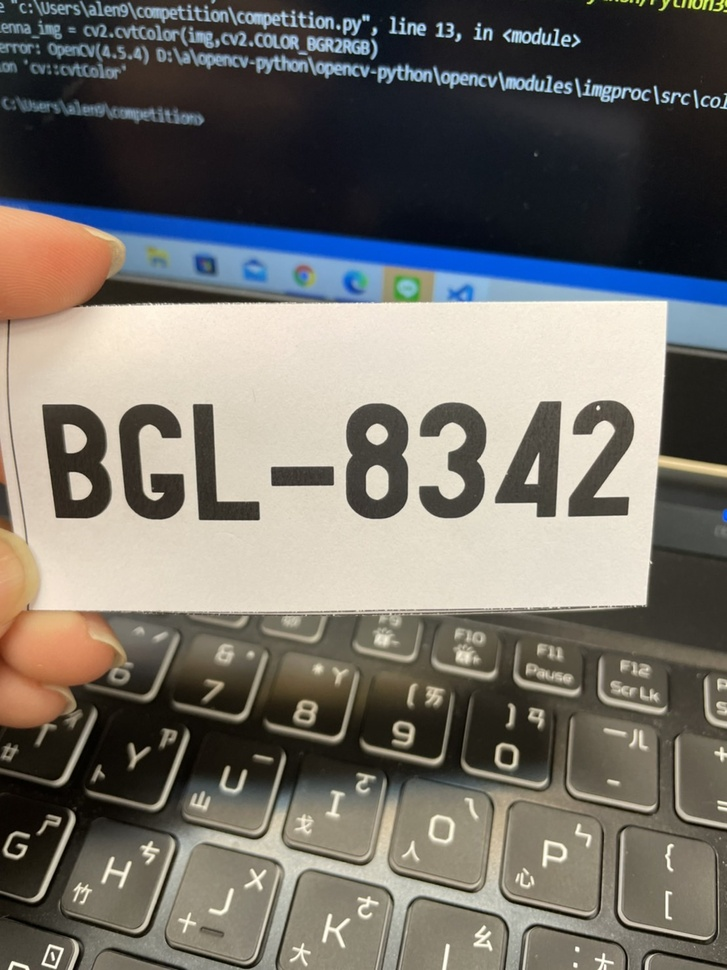
#> input picture 123.jpg, 727 x 970 px, shrunk from 1108 x 1478 before the run
$ python competition.py   (older library calls are emulated)
#> lines starting #> are read from the running program, lines starting #| are printed output that depends on the picture; after the words box and inside, x2 and y2 are one past the last pixel; in counts of white or black regions, pixels touching at a corner belong together
#encoding:utf-8
#BY：Eastmount CSDN 2018-08-06
import cv2
import numpy as np
import matplotlib.pyplot as plt

#讀取圖片
imagePath = '123.jpg'
img = cv2.imread(imagePath)
#> img is the input picture: shape (970, 727, 3); mean B, G, R 105.7, 112.3, 115.6

#opencv預設的imread是以BGR的方式進行儲存的
lenna_img = cv2.cvtColor(img,cv2.COLOR_BGR2RGB)

#灰度影象處理
GrayImage = cv2.cvtColor(img,cv2.COLOR_BGR2GRAY)
print(u"讀入lenna圖的shape為", GrayImage.shape)
#| 讀入lenna圖的shape為 (970, 727)

#直方圖均衡化
#equ = cv2.equalizeHist(gray)

#高斯平滑 去噪
Gaussian = cv2.GaussianBlur(GrayImage, (3, 3), 0, 0, cv2.BORDER_DEFAULT)
#Gaussian = cv2.GaussianBlur(GrayImage, (9, 9),0)

#中值濾波
Median = cv2.medianBlur(Gaussian, 5)

#Sobel運算元 XY方向求梯度 cv2.CV_8U
x = cv2.Sobel(Median, cv2.CV_32F, 1, 0, ksize = 3) #X方向
y = cv2.Sobel(Median, cv2.CV_32F, 0, 1, ksize = 3) #Y方向
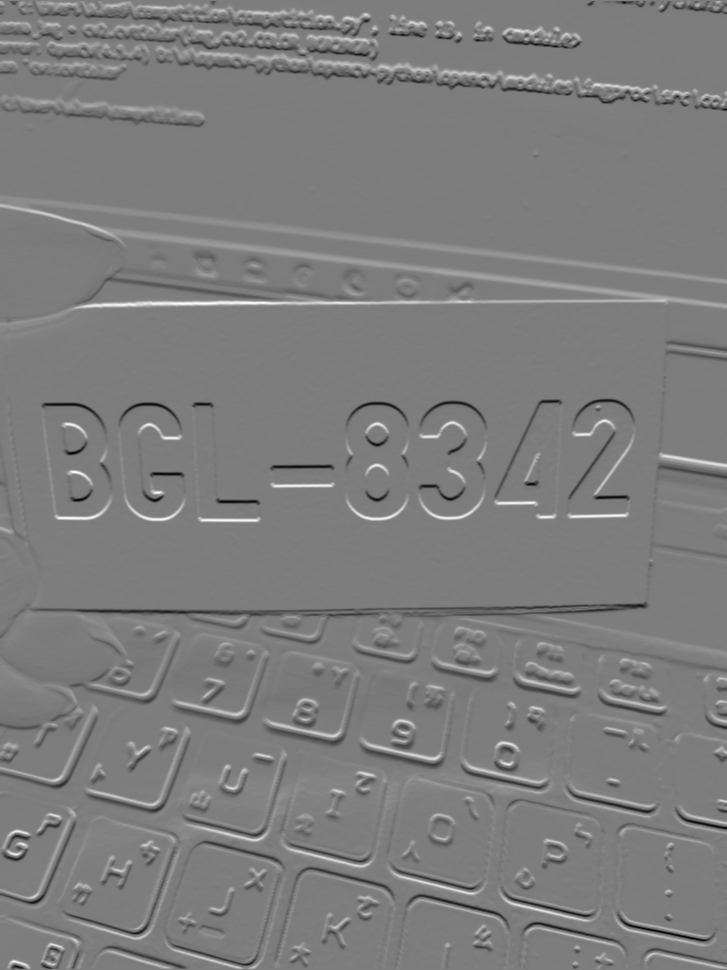
#> y: shape (970, 727) float32; min -467, max 484, mean 0.6; drawn with min black and max white
#absX = cv2.convertScaleAbs(x)   # 轉回uint8
#absY = cv2.convertScaleAbs(y)
#Sobel = cv2.addWeighted(absX, 0.5, absY, 0.5, 0)
gradient = cv2.subtract(x, y)
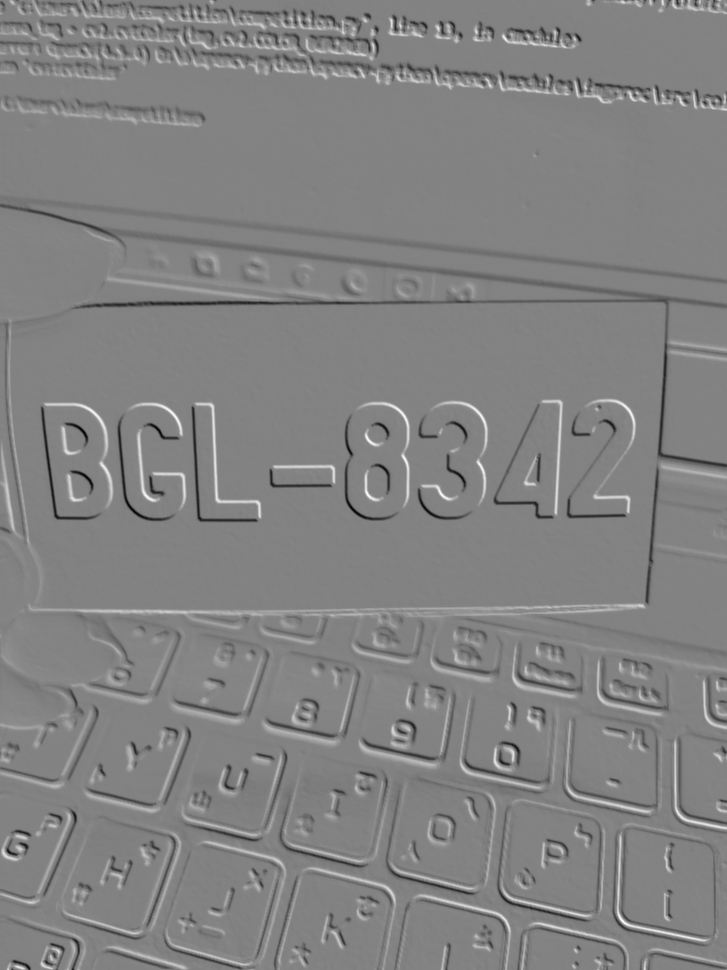
#> gradient: shape (970, 727) float32; min -668, max 638, mean -0.9; drawn with min black and max white
Sobel = cv2.convertScaleAbs(gradient)
cv2.imshow('dilation2', Sobel)
cv2.waitKey(0)

#二值化處理 周圍畫素影響
blurred = cv2.GaussianBlur(Sobel, (9, 9),0) #再進行一次高斯去噪
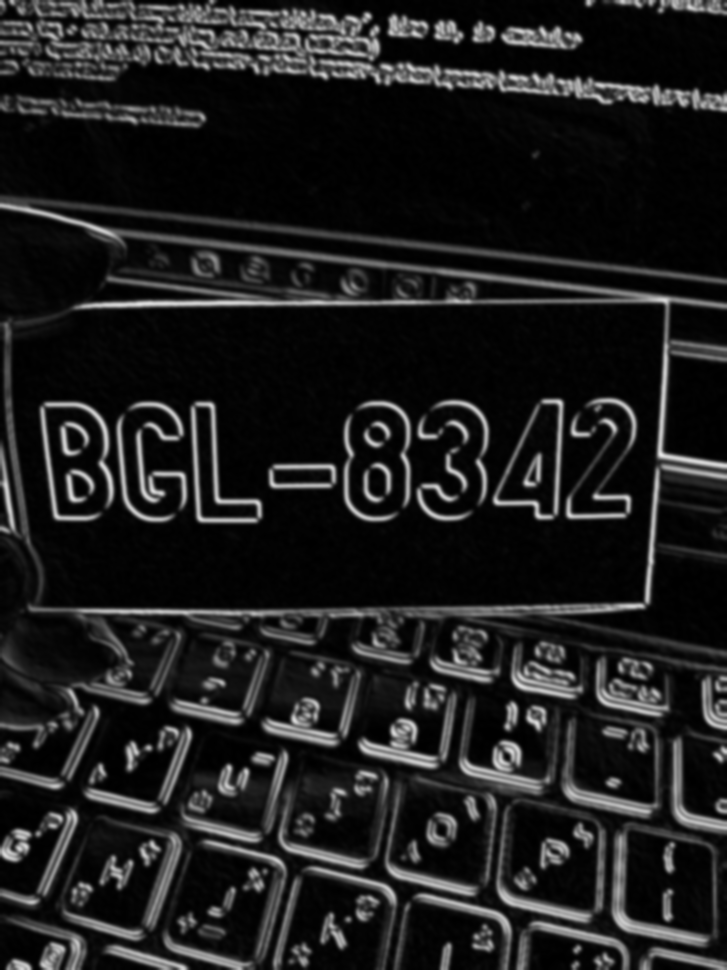
#> blurred: shape (970, 727); min 0, max 229, mean 30.5
#注意170可以替換的
ret, Binary = cv2.threshold(blurred , 170, 255, cv2.THRESH_BINARY)
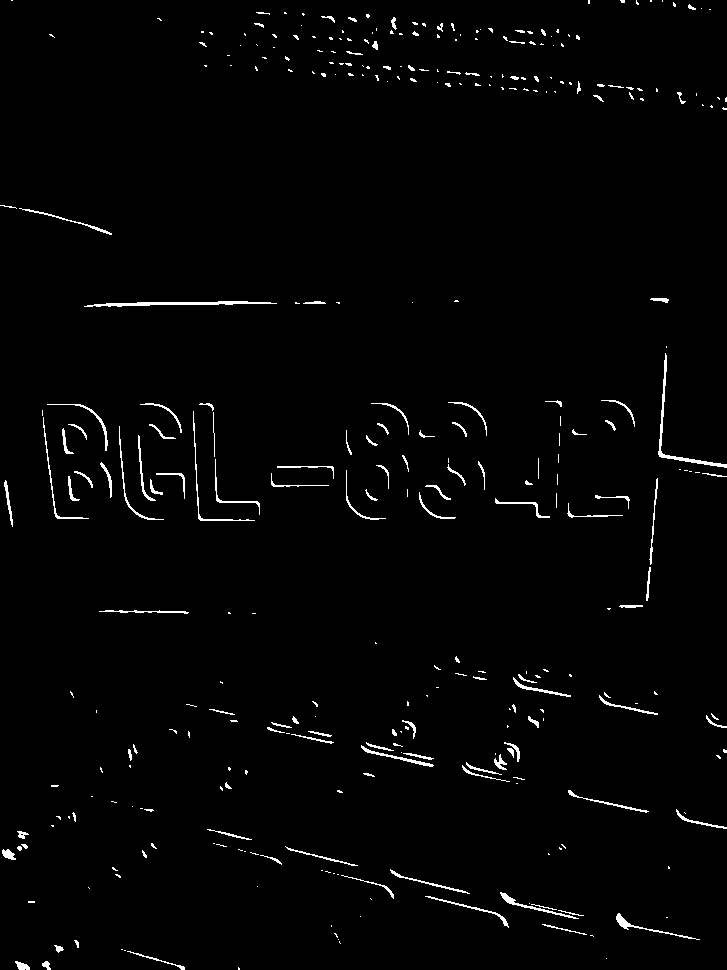
#> Binary: shape (970, 727); 1.7% white in thin lines or dots
#cv2.imshow('dilation2', Binary)
cv2.waitKey(0)

# 膨脹和腐蝕操作的核函式
element1 = cv2.getStructuringElement(cv2.MORPH_RECT, (9, 1))
element2 = cv2.getStructuringElement(cv2.MORPH_RECT, (9, 7))
# 膨脹一次，讓輪廓突出
Dilation = cv2.dilate(Binary, element2, iterations = 1)
#> Dilation: shape (970, 727); 10.3% white; 182 white regions, largest, box (x1, y1, x2, y2) and area: (189, 400, 264, 524) 3118, (38, 401, 112, 522) 2398, (654, 343, 727, 480) 2364
# 腐蝕一次，去掉細節
Erosion = cv2.erode(Dilation, element1, iterations = 1)
#> Erosion: shape (970, 727); 5.7% white; 192 white regions (36 under 20 px), largest, box (x1, y1, x2, y2) and area: (84, 298, 277, 310) 1733, (462, 739, 525, 787) 1267, (193, 400, 260, 524) 1254
# 再次膨脹，讓輪廓明顯一些
Dilation2 = cv2.dilate(Erosion, element2,iterations = 3)
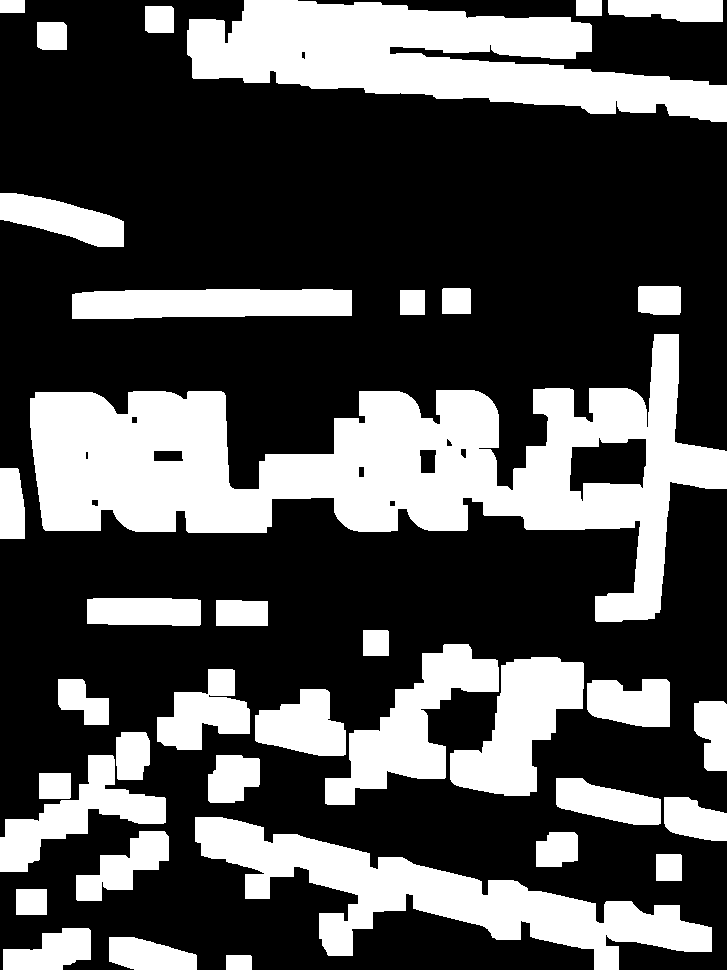
#> Dilation2: shape (970, 727); 31.9% white; 37 white regions, largest, box (x1, y1, x2, y2) and area: (30, 334, 727, 622) 74841, (187, 0, 727, 122) 36349, (195, 817, 712, 970) 25374
#cv2.imshow('Dilation2 ', Dilation2)
cv2.waitKey(0)


##########################################

#建立一個橢圓核函式
kernel = cv2.getStructuringElement(cv2.MORPH_ELLIPSE, (25, 25))
#執行影象形態學, 細節直接查文件，很簡單
closed = cv2.morphologyEx(Binary, cv2.MORPH_CLOSE, kernel)
#> closed: shape (970, 727); 7% white; 93 white regions (46 under 20 px), largest, box (x1, y1, x2, y2) and area: (42, 403, 260, 521) 12497, (240, 12, 658, 102) 9450, (260, 846, 594, 937) 3442
closed = cv2.erode(closed, None, iterations=4)
#> closed: shape (970, 727); 2.5% white; 43 white regions (12 under 20 px), largest, box (x1, y1, x2, y2) and area: (49, 408, 256, 517) 7294, (301, 19, 423, 76) 3065, (275, 470, 343, 483) 758
closed = cv2.dilate(closed, None, iterations=4)
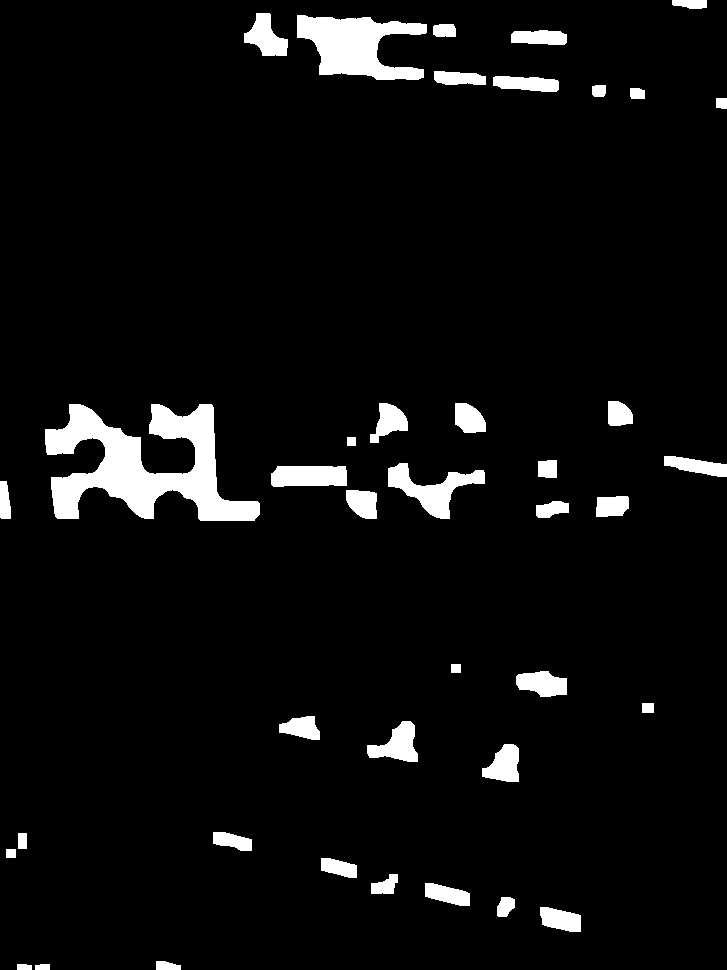
#> closed: shape (970, 727); 5.4% white; 40 white regions
#cv2.imshow('erode dilate', closed)
cv2.waitKey(0)

##########################################


#顯示圖形
titles = ['Source Image','Gray Image', 'Gaussian Image', 'Median Image',
          'Sobel Image', 'Binary Image', 'Dilation Image', 'Erosion Image', 'Dilation2 Image']
images = [lenna_img, GrayImage, Gaussian,
          Median, Sobel, Binary,
          Dilation, Erosion, closed]
for i in xrange(9):
   plt.subplot(3,3,i+1),plt.imshow(images[i],'gray')
   plt.title(titles[i])
   plt.xticks([]),plt.yticks([])
plt.show()

#cv2.imshow('Gray', GrayImage)
cv2.waitKey(0)

"""
接下來使用Dilation2圖片確定車牌的輪廓
這裡opencv3返回的是三個引數
  引數一：二值化影象
  引數二：輪廓型別 檢測的輪廓不建立等級關係
  引數三：處理近似方法  例如一個矩形輪廓只需4個點來儲存輪廓資訊
"""
(_, cnts, _) = cv2.findContours(closed.copy(),
                                cv2.RETR_LIST,               #RETR_TREE
                                cv2.CHAIN_APPROX_SIMPLE)
#> cnts = 40 contours; largest, box (x1, y1, x2, y2) and area: (45, 404, 260, 521) 11572, (297, 15, 427, 80) 4846, (388, 463, 485, 519) 1973, (271, 466, 347, 487) 1394, (367, 721, 418, 762) 1100

#畫出輪廓
c = sorted(cnts, key=cv2.contourArea, reverse=True)[0]
#> c = contour of 294 points, box (x1, y1, x2, y2) (45, 404, 260, 521), area 11572
print(c)
#> (printed output is left out)

#compute the rotated bounding box of the largest contour
rect = cv2.minAreaRect(c)
#> rect = ((152, 462), (116, 214), -90)
print ('rectt', rect)
#| rectt ((152.0, 462.0), (116.0, 214.0), -90.0)
Box = np.int0(cv2.boxPoints(rect))
#> Box = [[259, 520], [45, 520], [45, 404], [259, 404]]
print ('Box', Box)
#| Box [[259 520]
#|  [ 45 520]
#|  [ 45 404]
#|  [259 404]]

#draw a bounding box arounded the detected barcode and display the image
Final_img = cv2.drawContours(img.copy(), [Box], -1, (0, 0, 255), 3)

#cv2.imshow('Final_img', Final_img)
cv2.waitKey(0)
